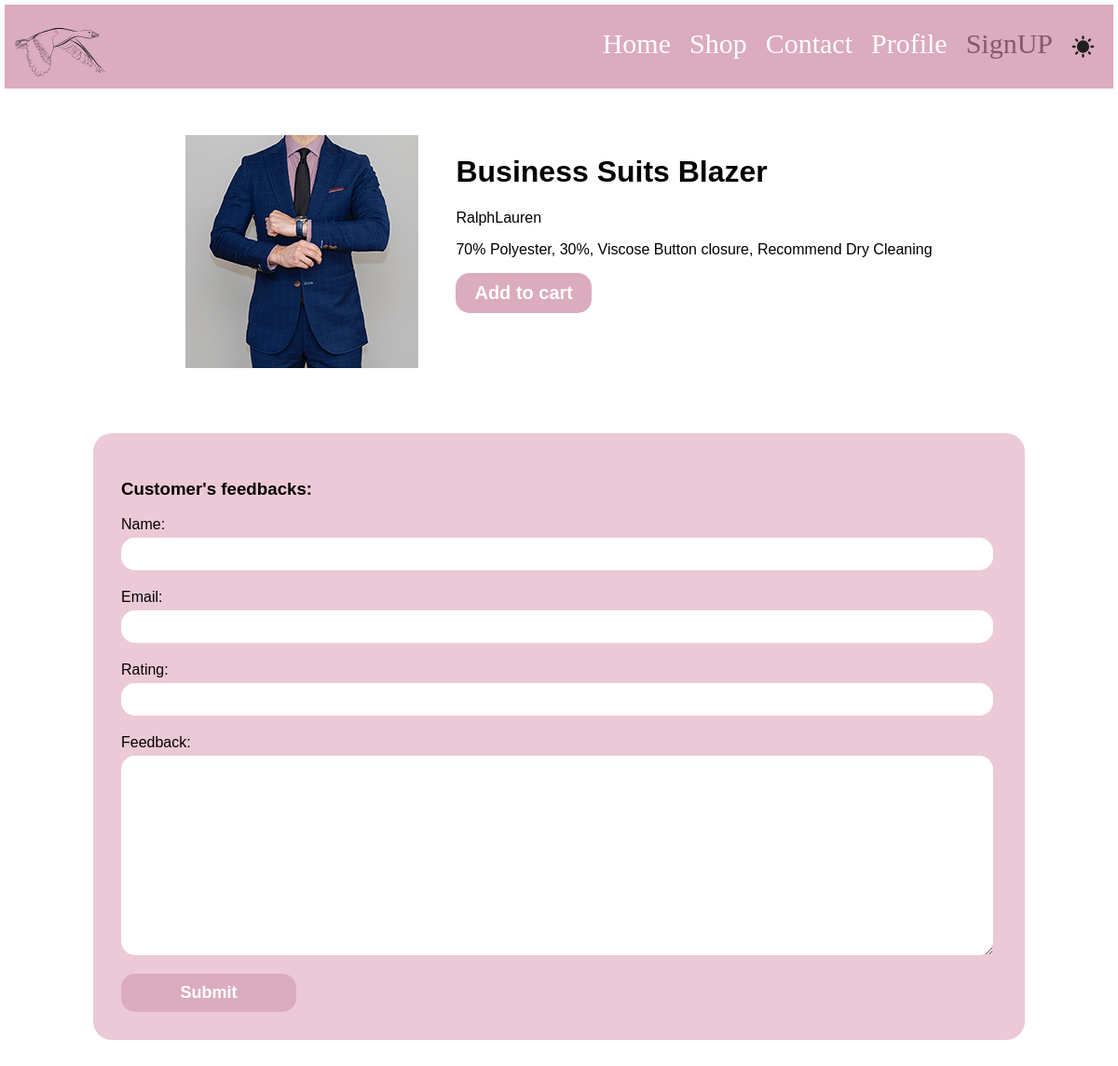
/products/RalphLauren/4, run on the app's committed database.
### products/models.py (models this page shows, shortened)
class Product(models.Model):
    title = models.CharField(max_length = 70)
    image = models.ImageField(blank=True, upload_to="product-img")
    category = models.ManyToManyField(Category)
    brand = models.ForeignKey(Brand,on_delete = models.CASCADE, null = True, related_name = "product")
    price = models.PositiveIntegerField()
    description = models.TextField()
    slug = models.SlugField(blank = True)
    is_bestseller = models.BooleanField(default = False)
    suggestions = models.ManyToManyField('self')

class Brand(models.Model):
    title = models.CharField(max_length = 70)
    logo = models.ImageField()
    address = models.OneToOneField(Address, on_delete = models.CASCADE,null = True)

### products/views.py (the view, shortened to what this page needs)
# urls.py: path('products/<product_brand>/<product_slug>',views.ProductPageView.as_view(), name = "product_page")
class ProductPageView(View):
    def get(self,request,product_brand,product_slug):
        product = Product.objects.get(slug = product_slug)
        form = FeedbackForm()
        reviews = Feedback.objects.filter(product = product)
        return render(request, "products/product.html", {
            "product": product,
            "form":form,
            "reviews": reviews,
        })

### products/forms.py
class FeedbackForm(forms.ModelForm):
    class Meta:
        model = Feedback
        fields = ['name','email','rating','text']
        labels = {'text':'Feedback'}

### products/templates/products/product.html (shortened to what this page needs)
{% extends "base.html"%}
{% load static %}
{% block css%}{% static "products/product.css" %}{% endblock %}
{% block body%}
    {% include "includes/nav.html"%}
    <div id = "product-main-con">
        <main>
            <img src="{{product.image.url}}">
            <div>
                <h1>{{product.title}}</h1>
                <p>{{product.brand.title}}</p>
                <p>{{product.description}}</p>
                <button>Add to cart</button>
            </div>
        </main>
        <section id = "feedback">
            <h3>Customer's feedbacks:</h3>
            <form method = "POST">
                {% for field in form %}
                    {{field.label_tag}}
                    {{field}}
                {% endfor %}
                <button type = "submit">Submit</button>
            </form>
        </section>
    </div>
{% endblock %}

### products/static/products/product.css (style rules this page uses)
body { font-family: Arial, Helvetica, sans-serif; margin :5px }
#product-main-con { width: 1000px; margin: 50px auto; }
#product-main-con main { display: flex; width: 100%; justify-content: center; column-gap: 40px; }
#product-main-con main button { background-color: #DBABBE; font-size: 20px; color:white; font-weight: bold; border: none; padding: 10px 20px; border-radius: 15px; cursor: pointer; }
#feedback { padding: 30px; background-color: #ecc9d7; border-radius: 20px; margin-top: 70px; }
#feedback input, #feedback textarea { width: 97%; display: block; font-size: 18px; padding: 7px 12px; margin-bottom: 20px; border: none; border-radius: 15px; }
#feedback label { display: block; margin-bottom: 5px; }
#feedback button { border: none; border-radius: 15px; background-color: #DBABBE; color: white; font-size: 18px; font-weight: bold; padding: 10px 30px; width: 20%; cursor: pointer; transition-duration: 0.3s; }

### data on the page
Product: image (picture), title "Business Suits Blazer", brand "RalphLauren", description "70% Polyester, 30%, Viscose Button closure, Recommend Dry Cleaning"

### other printed values
{{ field.label_tag }} "Name:" "Email:" "Rating:" "Feedback:"
